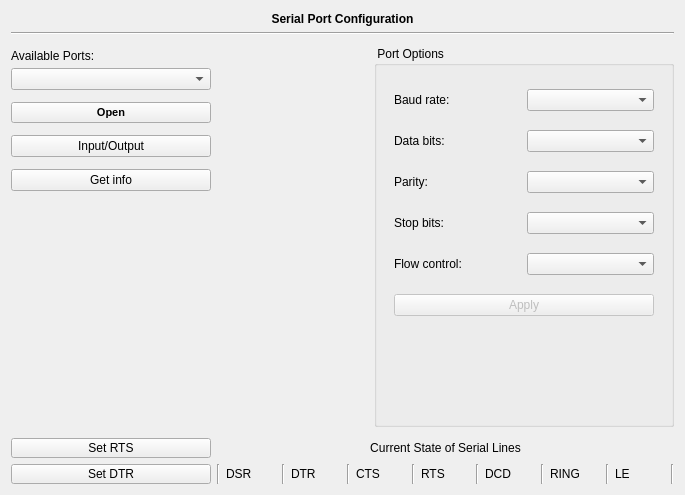
<?xml version="1.0" encoding="UTF-8"?>
<ui version="4.0">
 <class>SerialWidget</class>
 <widget class="QWidget" name="SerialWidget">
  <property name="geometry">
   <rect>
    <x>0</x>
    <y>0</y>
    <width>685</width>
    <height>495</height>
   </rect>
  </property>
  <property name="windowTitle">
   <string>QSerialDevice Demo</string>
  </property>
  <layout class="QGridLayout" name="gridLayout">
   <item row="7" column="0">
    <widget class="QPushButton" name="rtsButton">
     <property name="maximumSize">
      <size>
       <width>200</width>
       <height>20</height>
      </size>
     </property>
     <property name="toolTip">
      <string>Toggle the state of the Request-To-Send line on the port</string>
     </property>
     <property name="text">
      <string>Set RTS</string>
     </property>
    </widget>
   </item>
   <item row="7" column="1">
    <widget class="QLabel" name="lineLabel">
     <property name="text">
      <string>Current State of Serial Lines</string>
     </property>
     <property name="alignment">
      <set>Qt::AlignCenter</set>
     </property>
    </widget>
   </item>
   <item row="8" column="0">
    <widget class="QPushButton" name="dtrButton">
     <property name="maximumSize">
      <size>
       <width>200</width>
       <height>20</height>
      </size>
     </property>
     <property name="toolTip">
      <string>Toggle the state of the Data-Terminal-Ready line on the port</string>
     </property>
     <property name="text">
      <string>Set DTR</string>
     </property>
    </widget>
   </item>
   <item row="8" column="1">
    <layout class="QHBoxLayout" name="horizontalSerialLines">
     <item>
      <widget class="Line" name="line_divider0">
       <property name="orientation">
        <enum>Qt::Vertical</enum>
       </property>
      </widget>
     </item>
     <item>
      <widget class="QLabel" name="dsrLabel">
       <property name="text">
        <string>DSR</string>
       </property>
      </widget>
     </item>
     <item>
      <widget class="Line" name="line_divider1">
       <property name="orientation">
        <enum>Qt::Vertical</enum>
       </property>
      </widget>
     </item>
     <item>
      <widget class="QLabel" name="dtrLabel">
       <property name="text">
        <string>DTR</string>
       </property>
      </widget>
     </item>
     <item>
      <widget class="Line" name="line_divider2">
       <property name="orientation">
        <enum>Qt::Vertical</enum>
       </property>
      </widget>
     </item>
     <item>
      <widget class="QLabel" name="ctsLabel">
       <property name="text">
        <string>CTS</string>
       </property>
      </widget>
     </item>
     <item>
      <widget class="Line" name="line_divider3">
       <property name="orientation">
        <enum>Qt::Vertical</enum>
       </property>
      </widget>
     </item>
     <item>
      <widget class="QLabel" name="rtsLabel">
       <property name="text">
        <string>RTS</string>
       </property>
      </widget>
     </item>
     <item>
      <widget class="Line" name="line_divider4">
       <property name="orientation">
        <enum>Qt::Vertical</enum>
       </property>
      </widget>
     </item>
     <item>
      <widget class="QLabel" name="dcdLabel">
       <property name="text">
        <string>DCD</string>
       </property>
      </widget>
     </item>
     <item>
      <widget class="Line" name="line_divider5">
       <property name="orientation">
        <enum>Qt::Vertical</enum>
       </property>
      </widget>
     </item>
     <item>
      <widget class="QLabel" name="ringLabel">
       <property name="text">
        <string>RING</string>
       </property>
      </widget>
     </item>
     <item>
      <widget class="Line" name="line_divider6">
       <property name="orientation">
        <enum>Qt::Vertical</enum>
       </property>
      </widget>
     </item>
     <item>
      <widget class="QLabel" name="leLabel">
       <property name="text">
        <string>LE</string>
       </property>
      </widget>
     </item>
     <item>
      <widget class="Line" name="line_divider7">
       <property name="orientation">
        <enum>Qt::Vertical</enum>
       </property>
      </widget>
     </item>
    </layout>
   </item>
   <item row="0" column="0" rowspan="2" colspan="2">
    <layout class="QGridLayout" name="gridMainLayout">
     <item row="0" column="0" colspan="3">
      <widget class="QLabel" name="lblPortConnect">
       <property name="minimumSize">
        <size>
         <width>0</width>
         <height>15</height>
        </size>
       </property>
       <property name="maximumSize">
        <size>
         <width>16777215</width>
         <height>15</height>
        </size>
       </property>
       <property name="font">
        <font>
         <weight>75</weight>
         <bold>true</bold>
        </font>
       </property>
       <property name="frameShape">
        <enum>QFrame::NoFrame</enum>
       </property>
       <property name="frameShadow">
        <enum>QFrame::Plain</enum>
       </property>
       <property name="lineWidth">
        <number>1</number>
       </property>
       <property name="midLineWidth">
        <number>0</number>
       </property>
       <property name="text">
        <string>Serial Port Configuration</string>
       </property>
       <property name="scaledContents">
        <bool>false</bool>
       </property>
       <property name="alignment">
        <set>Qt::AlignCenter</set>
       </property>
      </widget>
     </item>
     <item row="3" column="0">
      <layout class="QVBoxLayout" name="verticalLayout_3">
       <property name="spacing">
        <number>2</number>
       </property>
       <item>
        <widget class="QLabel" name="lblAvailablePorts">
         <property name="minimumSize">
          <size>
           <width>200</width>
           <height>20</height>
          </size>
         </property>
         <property name="maximumSize">
          <size>
           <width>200</width>
           <height>20</height>
          </size>
         </property>
         <property name="text">
          <string>Available Ports:</string>
         </property>
        </widget>
       </item>
       <item>
        <widget class="QComboBox" name="portBox">
         <property name="toolTip">
          <string>List of available ports</string>
         </property>
        </widget>
       </item>
       <item>
        <spacer name="verticalSpacer_5">
         <property name="orientation">
          <enum>Qt::Vertical</enum>
         </property>
         <property name="sizeType">
          <enum>QSizePolicy::Fixed</enum>
         </property>
         <property name="sizeHint" stdset="0">
          <size>
           <width>20</width>
           <height>10</height>
          </size>
         </property>
        </spacer>
       </item>
       <item>
        <widget class="QPushButton" name="controlButton">
         <property name="font">
          <font>
           <pointsize>8</pointsize>
           <weight>75</weight>
           <bold>true</bold>
          </font>
         </property>
         <property name="toolTip">
          <string>Open the currently selected port</string>
         </property>
         <property name="text">
          <string>Open</string>
         </property>
        </widget>
       </item>
       <item>
        <spacer name="verticalSpacer_4">
         <property name="orientation">
          <enum>Qt::Vertical</enum>
         </property>
         <property name="sizeType">
          <enum>QSizePolicy::Fixed</enum>
         </property>
         <property name="sizeHint" stdset="0">
          <size>
           <width>20</width>
           <height>10</height>
          </size>
         </property>
        </spacer>
       </item>
       <item>
        <widget class="QPushButton" name="ioButton">
         <property name="text">
          <string>Input/Output</string>
         </property>
        </widget>
       </item>
       <item>
        <spacer name="verticalSpacer_3">
         <property name="orientation">
          <enum>Qt::Vertical</enum>
         </property>
         <property name="sizeType">
          <enum>QSizePolicy::Fixed</enum>
         </property>
         <property name="sizeHint" stdset="0">
          <size>
           <width>20</width>
           <height>10</height>
          </size>
         </property>
        </spacer>
       </item>
       <item>
        <widget class="QPushButton" name="infoButton">
         <property name="toolTip">
          <string>Get info on currently selected port</string>
         </property>
         <property name="text">
          <string>Get info</string>
         </property>
        </widget>
       </item>
       <item>
        <spacer name="verticalSpacer_2">
         <property name="orientation">
          <enum>Qt::Vertical</enum>
         </property>
         <property name="sizeHint" stdset="0">
          <size>
           <width>20</width>
           <height>40</height>
          </size>
         </property>
        </spacer>
       </item>
      </layout>
     </item>
     <item row="3" column="1">
      <spacer name="horizontalSpacerMiddle">
       <property name="orientation">
        <enum>Qt::Horizontal</enum>
       </property>
       <property name="sizeType">
        <enum>QSizePolicy::Fixed</enum>
       </property>
       <property name="sizeHint" stdset="0">
        <size>
         <width>20</width>
         <height>20</height>
        </size>
       </property>
      </spacer>
     </item>
     <item row="3" column="2">
      <widget class="QGroupBox" name="groupOptions">
       <property name="minimumSize">
        <size>
         <width>300</width>
         <height>295</height>
        </size>
       </property>
       <property name="title">
        <string> Port Options </string>
       </property>
       <widget class="QWidget" name="gridLayoutWidget_2">
        <property name="geometry">
         <rect>
          <x>9</x>
          <y>19</y>
          <width>282</width>
          <height>281</height>
         </rect>
        </property>
        <layout class="QGridLayout" name="gridLayoutPortOptions">
         <item row="0" column="0">
          <widget class="QLabel" name="lblBaudRate">
           <property name="minimumSize">
            <size>
             <width>50</width>
             <height>20</height>
            </size>
           </property>
           <property name="text">
            <string>Baud rate:</string>
           </property>
          </widget>
         </item>
         <item row="0" column="1">
          <widget class="QComboBox" name="baudBox">
           <property name="minimumSize">
            <size>
             <width>125</width>
             <height>0</height>
            </size>
           </property>
           <property name="toolTip">
            <string>List of available baud rates for the current port</string>
           </property>
          </widget>
         </item>
         <item row="1" column="0">
          <widget class="QLabel" name="lblDataBits">
           <property name="minimumSize">
            <size>
             <width>50</width>
             <height>0</height>
            </size>
           </property>
           <property name="text">
            <string>Data bits:</string>
           </property>
          </widget>
         </item>
         <item row="1" column="1">
          <widget class="QComboBox" name="dataBox">
           <property name="minimumSize">
            <size>
             <width>125</width>
             <height>0</height>
            </size>
           </property>
          </widget>
         </item>
         <item row="2" column="0">
          <widget class="QLabel" name="lblParity">
           <property name="minimumSize">
            <size>
             <width>50</width>
             <height>0</height>
            </size>
           </property>
           <property name="text">
            <string>Parity:</string>
           </property>
          </widget>
         </item>
         <item row="2" column="1">
          <widget class="QComboBox" name="parityBox">
           <property name="minimumSize">
            <size>
             <width>125</width>
             <height>0</height>
            </size>
           </property>
          </widget>
         </item>
         <item row="3" column="0">
          <widget class="QLabel" name="lblStopBits">
           <property name="minimumSize">
            <size>
             <width>50</width>
             <height>0</height>
            </size>
           </property>
           <property name="text">
            <string>Stop bits:</string>
           </property>
          </widget>
         </item>
         <item row="3" column="1">
          <widget class="QComboBox" name="stopBox">
           <property name="minimumSize">
            <size>
             <width>125</width>
             <height>0</height>
            </size>
           </property>
          </widget>
         </item>
         <item row="4" column="0">
          <widget class="QLabel" name="lblFlowControl">
           <property name="minimumSize">
            <size>
             <width>50</width>
             <height>0</height>
            </size>
           </property>
           <property name="text">
            <string>Flow control:</string>
           </property>
          </widget>
         </item>
         <item row="4" column="1">
          <widget class="QComboBox" name="flowBox">
           <property name="minimumSize">
            <size>
             <width>125</width>
             <height>0</height>
            </size>
           </property>
          </widget>
         </item>
         <item row="5" column="0" colspan="2">
          <widget class="QPushButton" name="btnApplyOptions">
           <property name="enabled">
            <bool>false</bool>
           </property>
           <property name="toolTip">
            <string>Apply currently selected options to port</string>
           </property>
           <property name="text">
            <string>Apply</string>
           </property>
          </widget>
         </item>
        </layout>
       </widget>
      </widget>
     </item>
     <item row="2" column="0" colspan="3">
      <spacer name="verticalSpacerTop">
       <property name="orientation">
        <enum>Qt::Vertical</enum>
       </property>
       <property name="sizeType">
        <enum>QSizePolicy::Fixed</enum>
       </property>
       <property name="sizeHint" stdset="0">
        <size>
         <width>20</width>
         <height>5</height>
        </size>
       </property>
      </spacer>
     </item>
     <item row="1" column="0" colspan="3">
      <widget class="Line" name="line_underline0">
       <property name="orientation">
        <enum>Qt::Horizontal</enum>
       </property>
      </widget>
     </item>
     <item row="4" column="1">
      <spacer name="verticalSpacer">
       <property name="orientation">
        <enum>Qt::Vertical</enum>
       </property>
       <property name="sizeType">
        <enum>QSizePolicy::Fixed</enum>
       </property>
       <property name="sizeHint" stdset="0">
        <size>
         <width>20</width>
         <height>5</height>
        </size>
       </property>
      </spacer>
     </item>
    </layout>
   </item>
  </layout>
 </widget>
 <layoutdefault spacing="6" margin="11"/>
 <resources/>
 <connections/>
</ui>
